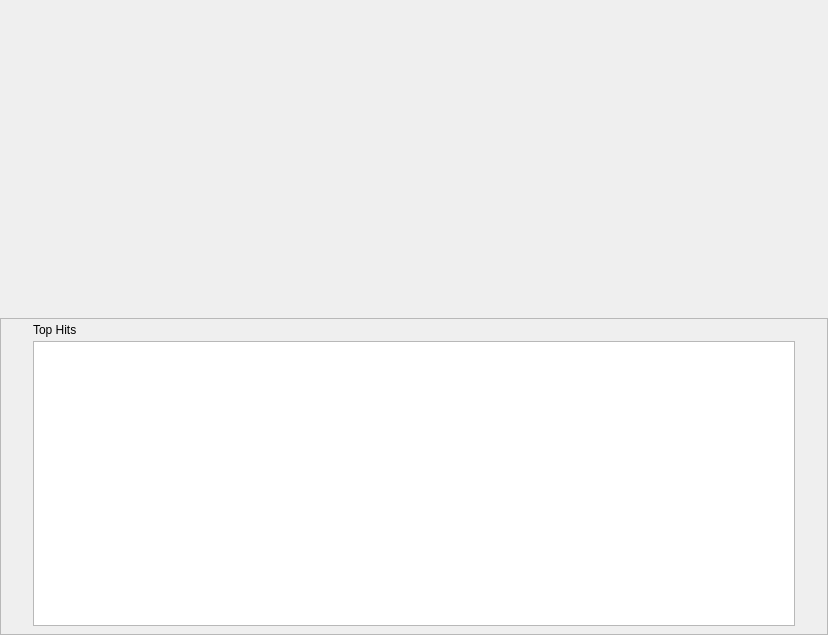
<?xml version="1.0" encoding="UTF-8"?>
<ui version="4.0">
 <class>TrackInfoWidget</class>
 <widget class="QWidget" name="TrackInfoWidget">
  <property name="geometry">
   <rect>
    <x>0</x>
    <y>0</y>
    <width>828</width>
    <height>635</height>
   </rect>
  </property>
  <property name="windowTitle">
   <string notr="true">Form</string>
  </property>
  <layout class="QVBoxLayout" name="verticalLayout_2">
   <property name="spacing">
    <number>0</number>
   </property>
   <property name="margin">
    <number>0</number>
   </property>
   <item>
    <widget class="ContextView" name="trackView" native="true">
     <property name="sizePolicy">
      <sizepolicy hsizetype="Expanding" vsizetype="Expanding">
       <horstretch>0</horstretch>
       <verstretch>0</verstretch>
      </sizepolicy>
     </property>
    </widget>
   </item>
   <item>
    <widget class="QFrame" name="trackFrame">
     <property name="frameShape">
      <enum>QFrame::StyledPanel</enum>
     </property>
     <property name="frameShadow">
      <enum>QFrame::Raised</enum>
     </property>
     <layout class="QVBoxLayout" name="verticalLayout_6">
      <property name="spacing">
       <number>4</number>
      </property>
      <property name="leftMargin">
       <number>32</number>
      </property>
      <property name="topMargin">
       <number>4</number>
      </property>
      <property name="rightMargin">
       <number>32</number>
      </property>
      <property name="bottomMargin">
       <number>8</number>
      </property>
      <item>
       <widget class="CaptionLabel" name="topHitsLabel">
        <property name="text">
         <string>Top Hits</string>
        </property>
        <property name="margin">
         <number>0</number>
        </property>
       </widget>
      </item>
      <item>
       <widget class="GridView" name="topHits">
        <property name="sizePolicy">
         <sizepolicy hsizetype="Expanding" vsizetype="Expanding">
          <horstretch>0</horstretch>
          <verstretch>0</verstretch>
         </sizepolicy>
        </property>
        <property name="minimumSize">
         <size>
          <width>0</width>
          <height>190</height>
         </size>
        </property>
       </widget>
      </item>
     </layout>
    </widget>
   </item>
  </layout>
 </widget>
 <customwidgets>
  <customwidget>
   <class>GridView</class>
   <extends>QListView</extends>
   <header>playlist/GridView.h</header>
  </customwidget>
  <customwidget>
   <class>CaptionLabel</class>
   <extends>QLabel</extends>
   <header>widgets/CaptionLabel.h</header>
  </customwidget>
  <customwidget>
   <class>ContextView</class>
   <extends>QWidget</extends>
   <header>playlist/ContextView.h</header>
   <container>1</container>
  </customwidget>
 </customwidgets>
 <resources/>
 <connections/>
</ui>
